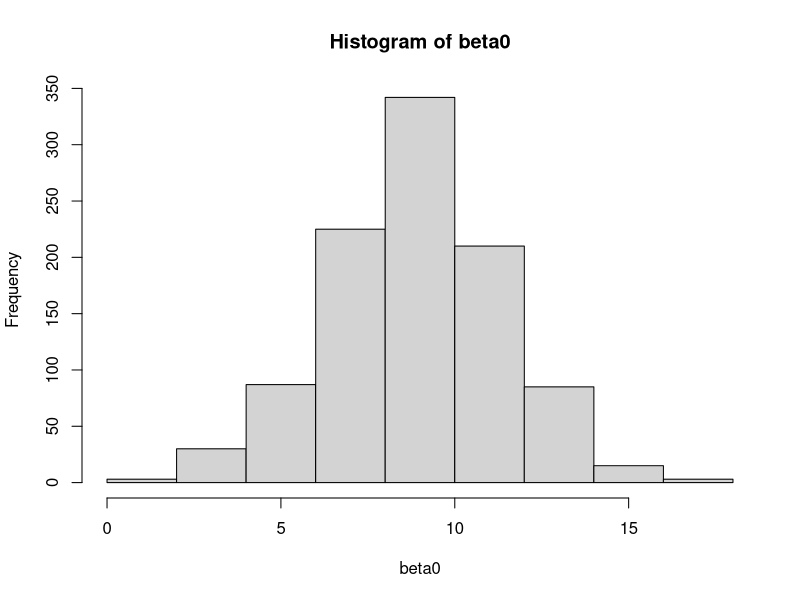
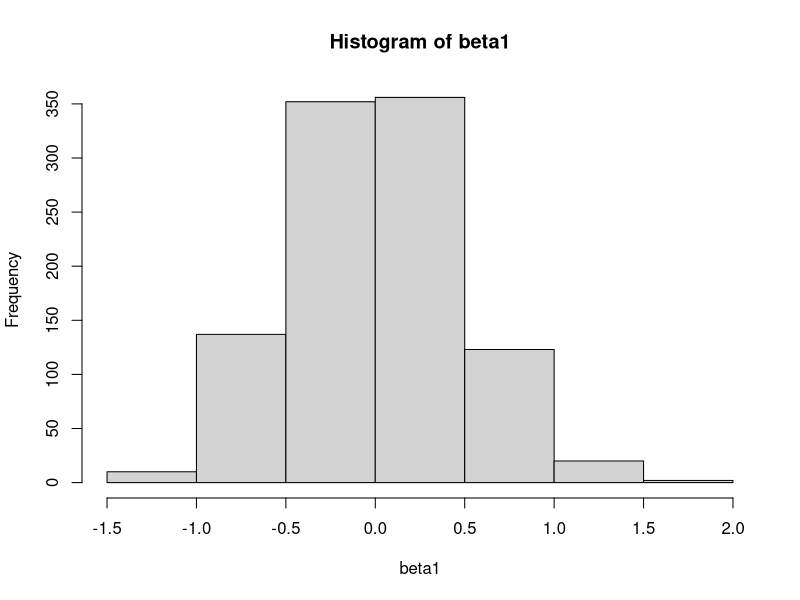
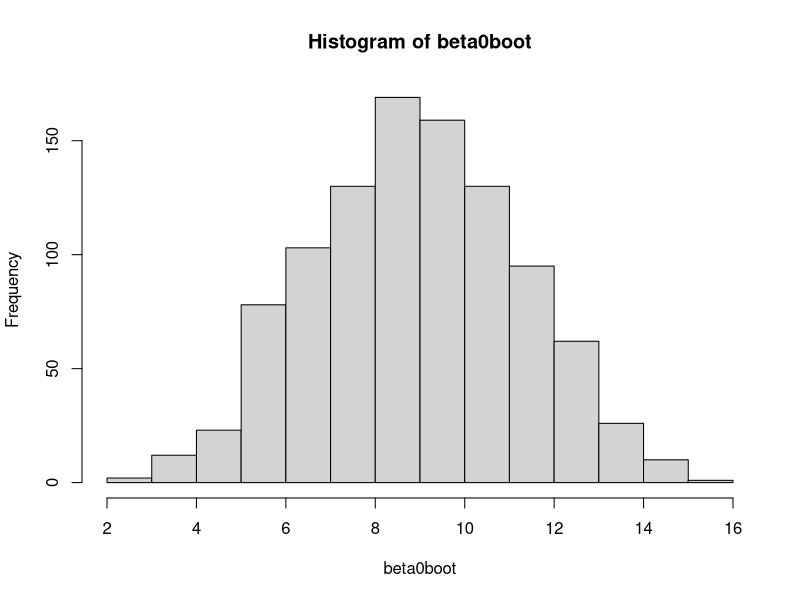
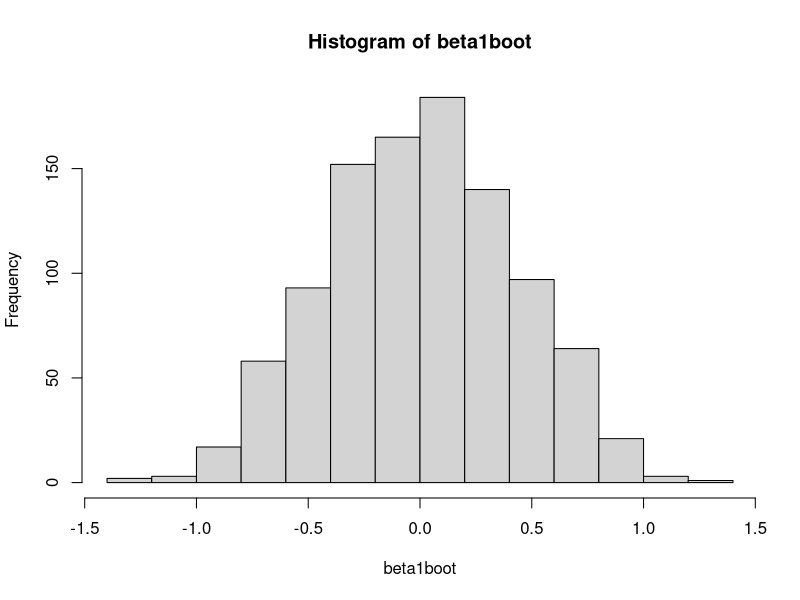
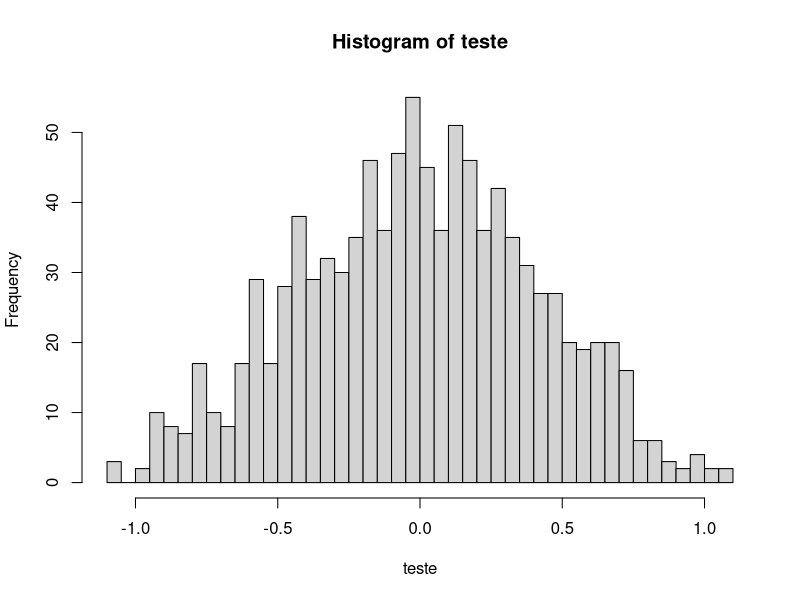

R code for these plots, in order:
# ALEXANDRE GANDINI
# questao 4, lista 3, Computacional PPGEST-UFRGS 2020.

# limpa variaveis na memoria:
rm(list=ls())
par(mfrow=c(1,1)) # limpa layout

# amostra original:
X = c(6.2,5.1,7.6,2.5,3.5,9.4,4.1,6.3,3.0,0.8)
Y = c(6.9,5.1,7.5,11.1,10.9,4.2,10.5,6.8,12.3,14.3)

#####
# a) IC de 95% para beta0 e beta1, estimadores de minimos quadrados da regressao Y = beta0 + beta1 * X:
#####

# numero de reamostragens bootstrap:
B = 1000

beta0 = numeric(B)
beta1 = numeric(B)

for(i in 1:B)
  {
  # Amostra bootstrap, com reposicao, da amostra original:
  Xboot = sample(X, replace=T)
  Yboot = sample(Y, replace=T)
  # adiciona coluna de 1s, pra estimar os betas de forma matricial:
  X_matriz = cbind(1, Xboot)
  # transforma Y em matriz:
  Y_matriz = matrix(Yboot,ncol=1)
  # estimadores por minimos quadrados:
  betas_hat = solve(t(X_matriz) %*% X_matriz) %*% t(X_matriz) %*% Y_matriz
  # tambem poderia ser estimado via lm do R:
  # betas_hat <- coef(lm(Yboot ~ Xboot))
  beta0[i] = betas_hat[1]
  beta1[i] = betas_hat[2]

}

hist(beta0)
hist(beta1)

mean(beta0)
print(paste("Intervalo de confianças para beta0:", quantile(beta0, c(0.025,0.975) ) ) )
mean(beta1)
print(paste("Intervalo de confianças para beta1:", quantile(beta1, c(0.025,0.975) ) ) )


#####
# b) IC de 95% para beta0 e beta1, usando bootstrap parametrico com erro ~ Normal(0, sigma2):
#####

# utiliza como parametros os estimadores de minimos quadrados da amostra original e sigma2 variancia dos residuos.

# agora utilizando lm do R:
modelo = lm(Y ~ X)
betas = modelo$coefficients
sigma = sigma(modelo)

beta0boot = numeric()
beta1boot = numeric()

for (i in 1:B)
  {
  # Y gerado para o bootstrap: X amostra bootstrap dos dados, coeficientes estimados acima, mais erro normal.
  amostra_X = sample(X, replace=T)
  Y_boot = betas[1] + betas[2] * amostra_X + rnorm( length(X), mean = 0, sd = sigma)
  betas_boot <- coef(lm(Y_boot ~ X))
  beta0boot[i] <- betas_boot[1]
  beta1boot[i] <- betas_boot[2]
  }

hist(beta0boot)
hist(beta1boot)

mean(beta0)
print(paste("Intervalo de confianças para beta0:", quantile(beta0boot, c(0.025,0.975) ) ) )
mean(beta1)
print(paste("Intervalo de confianças para beta1:", quantile(beta1boot, c(0.025,0.975) ) ) )


#####
# c) Teste de permutacao para verificar beta1 = 0. Eh possivel testar beta0 = 0 via teste de permutacao?
#####

# Se beta1 = 0, entao Y = beta0 + erro, ou seja, X nao deveria ter influencia alguma sobre Y.

# estimacao de beta1 por minimos quadrados usando a amostra original:
betas = coef(lm(Y ~ X))
beta1 = betas[2]

# permuntando Y (trocando a ordem dos dados) em B replicacoes, e mantendo a ordem dos dados de X original,
# estamos arruinando a relacao de dependencia entre os pares (X,Y), e assim podemos estimar um
# p-valor para beta1:

teste = numeric(B)

for (i in 1:B)
  {
  Y_perm <- sample(Y)
  teste[i] = coef(lm(Y_perm ~ X))[2]
  }

# histograma de beta1, via teste de permutacao:
hist(teste,50)

# Estimando o  p-valor, sob H0, do nosso teste de permutacao ter produzido beta1 tao ou mais extremo quanto o beta1 estimado com os dados originais:
mean(teste <= beta1)

# P-valor baixo: em nenhuma vez o teste de permutacao gerou um beta1 tao extremo quanto o estimado com o modelo completo,
# entao rejeitamos a hipotese nula h0: beta1 = 0.

# Eh possivel testar beta0 = 0?
# Segundo a logica do teste de permutacao acima, nao eh adequado realizar o teste dessa forma,
# pois se beta0 = 0, o modelo fica Y = beta1 * X + erro, ou seja, existe influencia
# de X sobre Y.